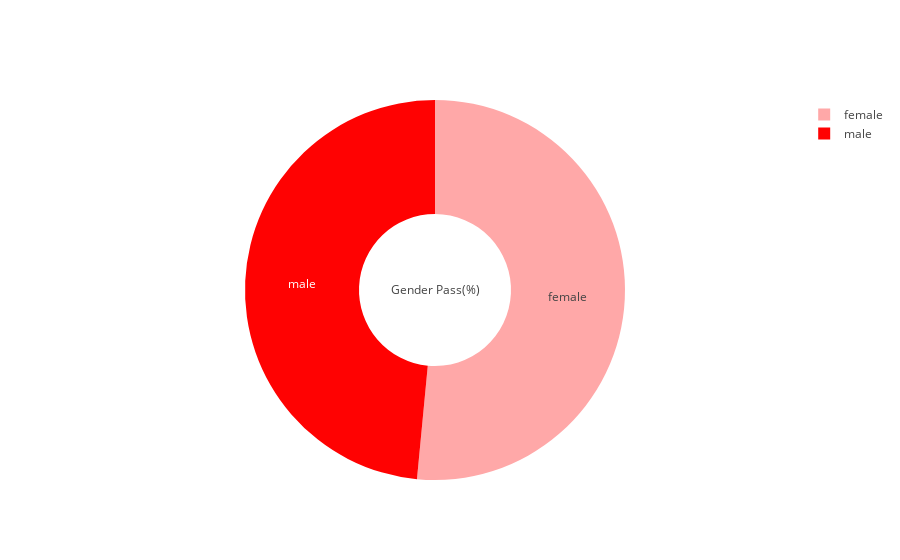

The notebook cell this image was saved under:
### Code cell
gender_wise = sp["gender"][sp["Result"] == "P"].value_counts()

gender_wise["female"] = (gender_wise["female"]/971)*100
gender_wise["male"] = (gender_wise["male"]/971)*100

trace = pie_plot(gender_wise, 
                ["#ffa8a8", "#ff0202"], 
                "Gender Pass(%)")

py.iplot([trace], filename='gender_pass_%')

### Figure 1 — Plotly figure (JSON) as saved in the notebook; plotly's stock layout.template omitted (floating-point values rounded to 4 significant figures)
{"data": [{"hole": 0.4, "hoverinfo": "value+percent", "labels": ["female", "male"], "marker": {"colors": ["#ffa8a8", "#ff0202"]}, "textinfo": "label", "textposition": "inside", "title": {"text": "Gender Pass(%)"}, "type": "pie", "uid": "80008217-7409-4210-9727-53974b206b01", "values": [51, 48]}], "layout": {}}
